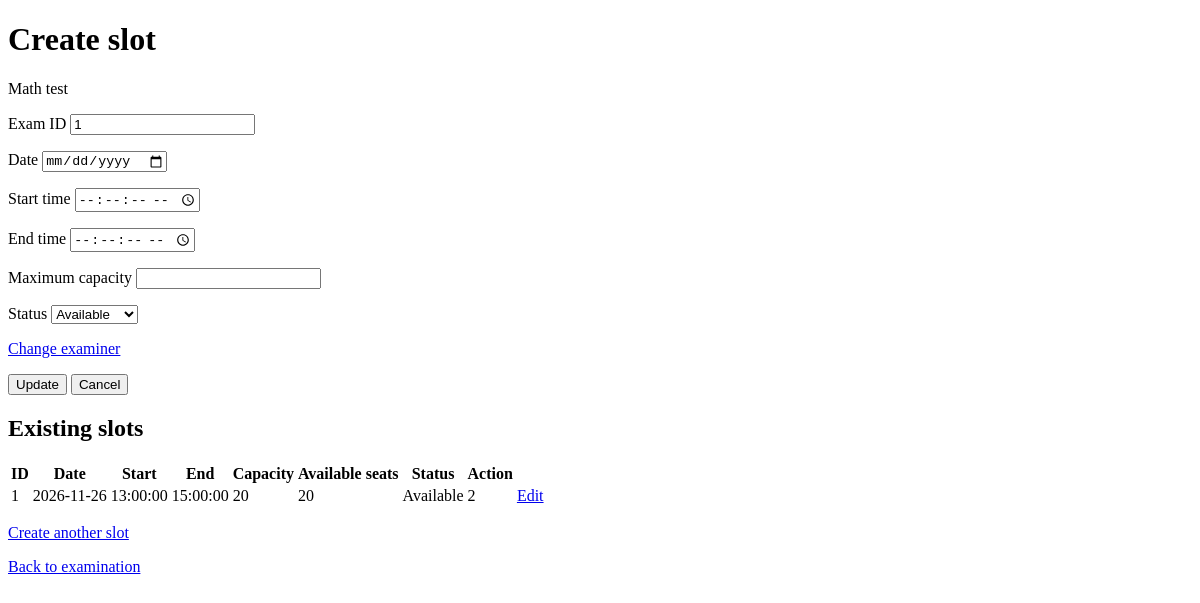
The page /admin/examinations/1/slots (signed in) on the database as committed earlier.
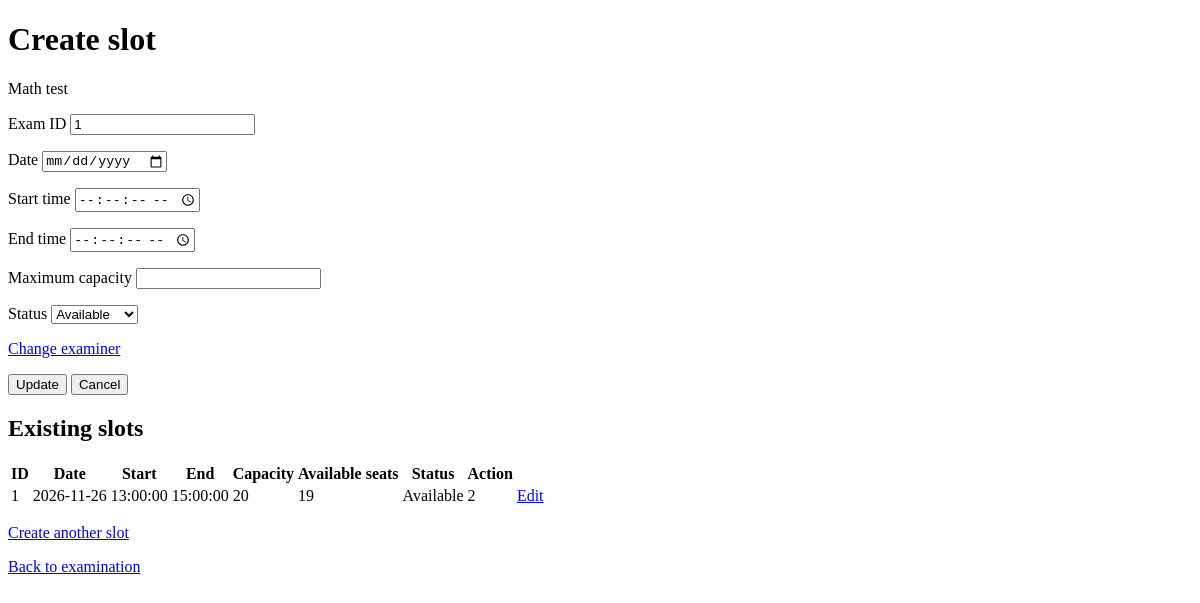
The same page on the database as committed later.
### tables this page shows
CREATE TABLE examination_slot (
            slot_id INTEGER PRIMARY KEY,

            exam_id INTEGER NOT NULL
                REFERENCES examination(exam_id),

            examiner_id INTEGER
                REFERENCES examiner_profile(examiner_id),

            slot_date TEXT NOT NULL
                CHECK (
                    length(slot_date) = 10
                    AND date(slot_date, '+0 days') IS slot_date
                ),

            start_time TEXT NOT NULL
                CHECK (
                    length(start_time) = 8
                    AND time(start_time) IS start_time
                    AND start_time BETWEEN '00:00:00' AND '23:59:59'
                ),

            end_time TEXT NOT NULL
                CHECK (
                    length(end_time) = 8
                    AND time(end_time) IS end_time
                    AND end_time BETWEEN '00:00:00' AND '23:59:59'
                ),

            max_student_capacity INTEGER NOT NULL
                CHECK (
                    typeof(max_student_capacity) = 'integer'
                    AND max_student_capacity > 0
                ),

            available_seats INTEGER NOT NULL
                CHECK (
                    typeof(available_seats) = 'integer'
                    AND available_seats >= 0
                ),

            status TEXT NOT NULL
                CHECK (
                    status IN ('Available', 'Full', 'Cancelled', 'Completed')
                ),

            CHECK (end_time > start_time),

            CHECK (available_seats <= max_student_capacity)
        );

### app.py (the view, shortened to what this page needs)
@app.route(
    "/admin/examinations/<int:exam_id>/slots/<int:slot_id>/edit",
    methods=["GET", "POST"]
)
@app.route(
    "/admin/examinations/<int:exam_id>/slots",
    defaults={"slot_id": None},
    methods=["GET", "POST"]
)
@require_role("Admin")
def examination_slots(exam_id, slot_id):
    error = None
    allowed_statuses = ("Available", "Full", "Cancelled", "Completed")
    values = {
        "slot_date": "",
        "start_time": "",
        "end_time": "",
        "max_student_capacity": "",
        "status": "Available"
    }
    if (
        request.method == "POST"
        and request.form.get("action") == "cancel"
    ):
        return redirect(
            url_for("examination_form", exam_id=exam_id)
        )
    with closing(sqlite3.connect(database_path)) as database:
        database.execute("PRAGMA foreign_keys = ON")
        database.row_factory = sqlite3.Row
        examination = database.execute(
            "SELECT exam_id, exam_name FROM examination WHERE exam_id = ?",
            (exam_id,)
        ).fetchone()
        if examination is None:
            abort(404)
        slots = database.execute(
            """
            SELECT * FROM examination_slot
            WHERE exam_id = ?
            ORDER BY slot_date, start_time
            """,
            (exam_id,)
        ).fetchall()
    return render_template(
        "examination_slots.html",
        examination=examination,
        values=values,
        slots=slots,
        slot_id=slot_id,
        allowed_statuses=allowed_statuses,
        error=error
    )

### app.py (called while the page is built, shortened)
def account_is_enabled(database, user):
    if user["role"] == "Admin":
        return True

@app.before_request
def load_logged_in_user():
    g.user = None
    user_id = session.get("user_id")
    if user_id is None:
        return
    with closing(sqlite3.connect(database_path)) as database:
        database.row_factory = sqlite3.Row
        user = database.execute(
            "SELECT * FROM users WHERE user_id = ?",
            (user_id,)
        ).fetchone()
        if user is None or not account_is_enabled(database, user):
            session.clear()
            return
        g.user = user

def require_role(*allowed_roles):
    def decorate(view_function):
        @wraps(view_function)
        def wrapped_view(*args, **kwargs):
            if g.user is None:
                return redirect(url_for("home"))
            if g.user["role"] not in allowed_roles:
                abort(403)
            return view_function(*args, **kwargs)
        return wrapped_view
    return decorate

### templates/examination_slots.html (shortened to what the changed rows need)
<!doctype html>
<html lang="en">
<head>
</head>
<body>
    <h1>
        {% if slot_id is not none %}
            Edit slot
        {% else %}
            Create slot
        {% endif %}
    </h1>
    <h2>Existing slots</h2>
    <table>
        <thead>
            <tr>
                <th>ID</th>
                <th>Date</th>
                <th>Start</th>
                <th>End</th>
                <th>Capacity</th>
                <th>Available seats</th>
                <th>Status</th>
                <th>Action</th>
            </tr>
        </thead>
        <tbody>
            {% for slot in slots %}
                <tr>
                    <td>{{ slot['slot_id'] }}</td>
                    <td>{{ slot['slot_date'] }}</td>
                    <td>{{ slot['start_time'] }}</td>
                    <td>{{ slot['end_time'] }}</td>
                    <td>{{ slot['max_student_capacity'] }}</td>
                    <td>{{ slot['available_seats'] }}</td>
                    <td>{{ slot['status'] }}</td>
                    <td>
                        {% if slot['examiner_id'] is not none %}
                            {{ slot['examiner_id'] }}
                        {% else %}
                            Unassigned
                        {% endif %}
                    </td>
                    <td>
                        <a href="{{ url_for(
                            'examination_slots',
                            exam_id=examination['exam_id'],
                            slot_id=slot['slot_id']
                        ) }}">
                            Edit
                        </a>
                    </td>
                </tr>
            {% else %}
                <tr>
                    <td colspan="8">No slots yet.</td>
                </tr>
            {% endfor %}
        </tbody>
    </table>
</body>
</html>

Rows that differ between the two databases and show on the page:
changed examination_slot "Available": available_seats "20" → "19"
